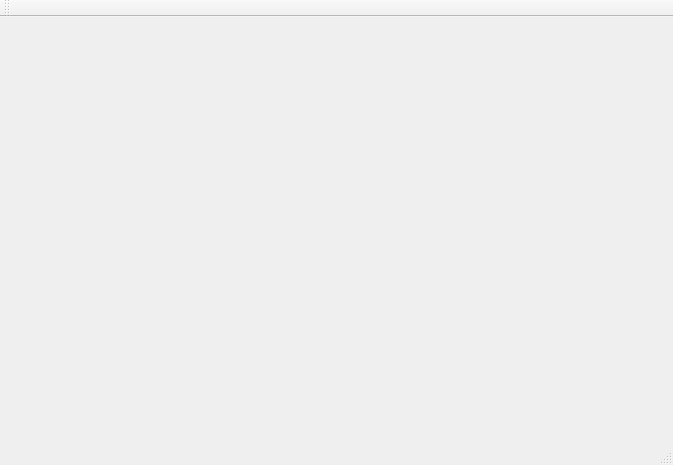
<?xml version="1.0" encoding="UTF-8"?>
<ui version="4.0">
 <class>MainWindow</class>
 <widget class="QMainWindow" name="MainWindow">
  <property name="geometry">
   <rect>
    <x>0</x>
    <y>0</y>
    <width>673</width>
    <height>465</height>
   </rect>
  </property>
  <property name="windowTitle">
   <string>Rose</string>
  </property>
  <widget class="QWidget" name="centralWidget"/>
  <widget class="QMenuBar" name="menuBar">
   <property name="geometry">
    <rect>
     <x>0</x>
     <y>0</y>
     <width>673</width>
     <height>25</height>
    </rect>
   </property>
  </widget>
  <widget class="QToolBar" name="mainToolBar">
   <attribute name="toolBarArea">
    <enum>TopToolBarArea</enum>
   </attribute>
   <attribute name="toolBarBreak">
    <bool>false</bool>
   </attribute>
  </widget>
  <widget class="QStatusBar" name="statusBar"/>
 </widget>
 <layoutdefault spacing="6" margin="11"/>
 <resources/>
 <connections/>
</ui>
